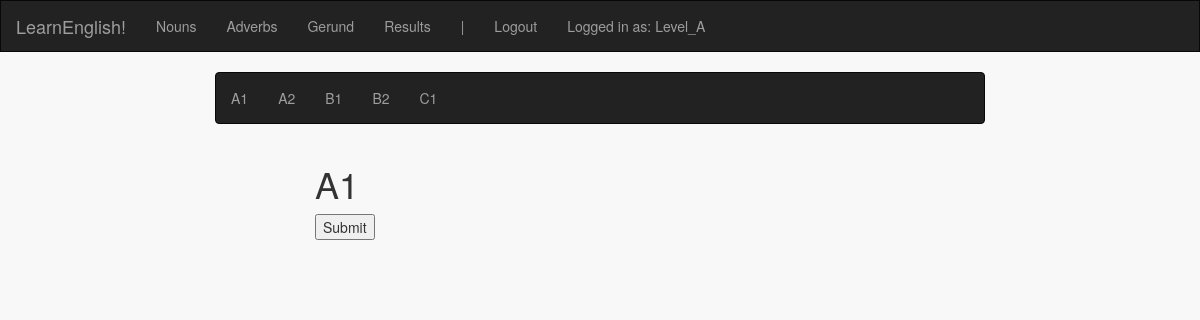
The page /nouns/A1 (signed in) on the database as committed earlier.
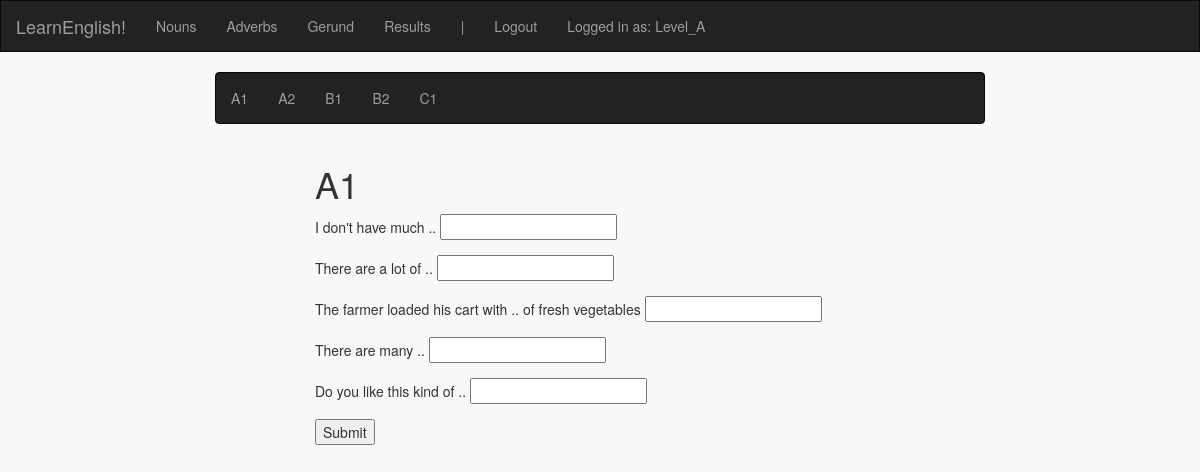
The same page on the database as committed later.
### english_exercises/models.py (models this page shows, shortened)
class OpenQuestion(db.Model):
    id = db.Column(db.Integer, primary_key=True)
    question = db.Column(db.String(80))
    answer = db.Column(db.String(80))
    category = db.Column(db.String(80))
    level = db.Column(db.String(80))

### english_exercises/views.py (the view, shortened to what this page needs)
@app.route("/nouns")
@app.route('/nouns/<level>', methods=['GET', 'POST'])
@login_required
def nouns(level=None):
    if level == None:
        return render_template('nouns/nouns.html')
    else:
        if request.method == 'GET':
            if allowed_in_level(level, calculate_score(session['username'])):
                questions = OpenQuestion.query.filter_by(category='Nouns').filter_by(level=level).all()
                return render_template('nouns/' + level + '.html', level=level, questions=questions)
            else:
                return render_template('nouns/locked.html')

### english_exercises/level_access.py (called while the page is built, shortened)
def calculate_score(username):
    if get_correct_answers(username) <= 0:
        return 0
    else:
        ratio = get_correct_answers(username) / (get_correct_answers(username) + get_incorrect_answers(username))
        score = get_correct_answers(username) * ratio
        if score < 0:
            return 0
        else:
            return round(score, 2)

def get_correct_answers(user_name):
    return User.query.filter_by(username=user_name).first().amountCorrect

def get_incorrect_answers(user_name):
    return User.query.filter_by(username=user_name).first().amountIncorrect

def allowed_in_level(level, score):
    if 'A' in level:
        return True

### english_exercises/views.py (called while the page is built)
def login_required(f):
    @wraps(f)
    def decorated_function(*args, **kwargs):
        if session.get('logged_in') is None:
            flash("You must be logged in for this feature")
            return redirect(url_for('login', next=request.url))
        return f(*args, **kwargs)
    return decorated_function

### english_exercises/templates/nouns/A1.html
{% extends "nouns/nouns.html" %}
{% block form %}
<div class="col-xs-3"></div>
<div class="col-xs-6 center">
  <h1>{{level}}</h1>
  <form action="/nouns/{{level}}" method="POST">
    {% for q in questions %}
        <div class="form-group form-inline">
                {{ q.question }} <input type="text" name="{{ q.id }}" />
        </div>
    {% endfor %}
    <input type="submit" value="Submit"/>
  </form>
</div>
<div class="col-xs-3"></div>
{% endblock %}

### english_exercises/templates/nouns/nouns.html (shortened to what this page needs)
{% extends 'index.html' %}
{% block body %}
<div class="row">
    <div class="col-xs-2 center"></div>
    <div class="col-xs-8 center">
        <nav class="navbar navbar-inverse">
            <ul class="nav navbar-nav">
                <li><a href="{{ url_for('nouns') }}/A1">A1</a></li>
                <li><a href="{{ url_for('nouns') }}/A2">A2</a></li>
                <li><a href="{{ url_for('nouns') }}/B1">B1</a></li>
                <li><a href="{{ url_for('nouns') }}/B2">B2</a></li>
                <li><a href="{{ url_for('nouns') }}/C1">C1</a></li>
            </ul>
        </nav>
    </div>
    <div class="col-xs-2 center"></div>
</div>
<div class="row">
    {% block form %}
    {% endblock %}
</div>
{% endblock %}

### english_exercises/templates/index.html (shortened to what this page needs)
<!DOCTYPE html>
<html lang="en">
<head>
    <link href="https://maxcdn.bootstrapcdn.com/bootstrap/3.3.7/css/bootstrap.min.css" rel="stylesheet">
    <link rel=stylesheet type=text/css href="{{ url_for('static', filename='style.css') }}">
</head>
<body class="container-fluid">
  <div class="row">
    <nav id="menu" class="navbar navbar-inverse">
        <div class="navbar-header">
          <a class="navbar-brand" href="/">LearnEnglish!</a>
        </div>
        <ul class="nav navbar-nav">
            <li><a href="{{ url_for ('nouns') }}">Nouns</a></li>
            <li><a href="{{ url_for ('adverbs') }}">Adverbs</a></li>
            <li><a href="{{ url_for ('gerund') }}">Gerund</a></li>
            <li><a href="{{ url_for ('results') }}">Results</a></li>
            <li><a>|</a></li>
            {% if not session.logged_in %}
                <li><a href="{{ url_for ('login') }}">Login</a></li>
                <li><a href="{{ url_for ('register') }}">Register</a></li>
            {% else %}
                <li><a href="{{ url_for('logout') }}">Logout</a></li>
            {% endif %}
            {% if session.logged_in %}
                <li><a>Logged in as: {{ session['username'] }}</a></li>
            {% endif %}
        </ul>
    </nav>
  </div>
  <div class="row">
      <div class="col-xs-12 center">
          {% block body %}
          {% endblock %}
      </div>
  </div>
</body>
</html>

### english_exercises/static/style.css (style rules this page uses)
body { background-color: #f8f8f8 }
#menu { border-radius: 0px; }

Rows that differ between the two databases and show on the page:
added OpenQuestion: question "I don't have much .."
added OpenQuestion: question "There are a lot of .."
added OpenQuestion: question "The farmer loaded his cart with .. of fresh vegetables"
added OpenQuestion: question "There are many .."
added OpenQuestion: question "Do you like this kind of .."
